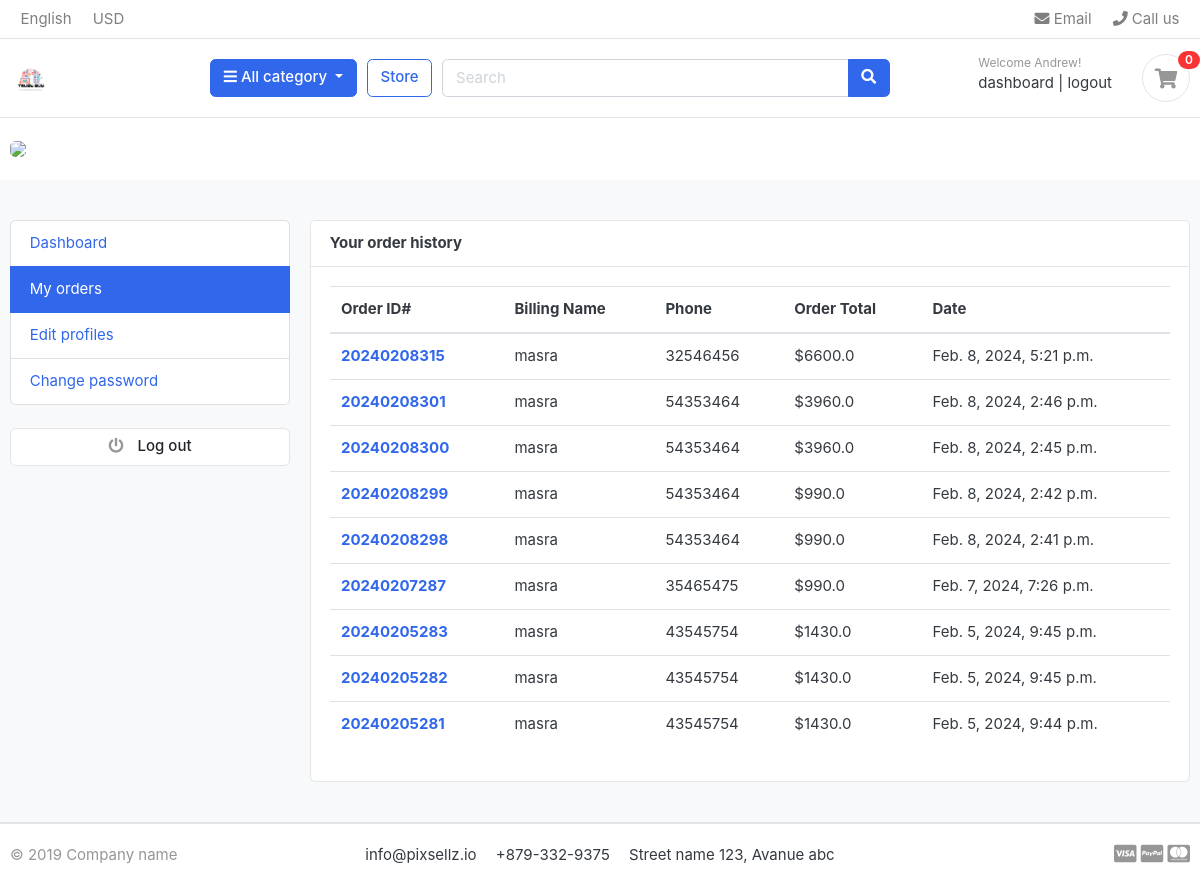
The app's page /accounts/my_orders/ (signed in) with its own data.
### Accounts/models.py (models this page shows, shortened)
class Account(AbstractBaseUser):
    first_name = models.CharField(max_length=15)
    last_name = models.CharField(max_length=15)
    username = models.CharField(max_length=30, unique=True)
    phonenumber = models.CharField(max_length=13)
    email = models.EmailField(max_length=50, unique=True)
    data_joined = models.DateTimeField(auto_now_add=True)
    last_login = models.DateTimeField(auto_now_add=True)
    is_admin = models.BooleanField(default=False)
    is_staff = models.BooleanField(default=False)
    is_active = models.BooleanField(default=True)
    is_anonymous = models.BooleanField(default=False)
    is_superadmin = models.BooleanField(default=False)
    USERNAME_FIELD = 'email'
    REQUIRED_FIELDS = ['username', 'first_name', 'last_name']
    objects = MyAccountManager()

### Orders/models.py (models this page shows, shortened)
class Order(models.Model):
    STATUS = (
        ('New', 'New'),
        ('Accepted', 'Accepted'),
        ('Completed', 'Completed'),
        ('Cancelled', 'Cancelled'),
    )
    user = models.ForeignKey(Account, on_delete=models.SET_NULL, null=True)
    payment = models.ForeignKey(Payment, on_delete=models.SET_NULL, blank=True, null=True)
    order_number = models.CharField(max_length=20)
    first_name = models.CharField(max_length=50)
    last_name = models.CharField(max_length=50)
    phone = models.CharField(max_length=20)
    email = models.EmailField(max_length=50)
    address_line_1 = models.CharField(max_length=50)
    address_line_2 = models.CharField(max_length=50, blank=True)
    country = models.CharField(max_length=50)
    state = models.CharField(max_length=50)
    city = models.CharField(max_length=50)
    order_note = models.CharField(max_length=100, blank=True)
    order_total = models.FloatField()
    tax = models.FloatField()
    status = models.CharField(max_length=20, choices=STATUS, default='New')
    ip = models.CharField(max_length=20, blank=True)
    is_ordered = models.BooleanField(default=False)
    created_at = models.DateTimeField(auto_now_add=True)
    updated_at = models.DateTimeField(auto_now=True)

### Accounts/views.py (the view)
# urls.py: path('my_orders/', views.my_orders, name='my_orders'),
@login_required(login_url='login')
def my_orders(request):
    orders = Order.objects.filter(user=request.user, is_ordered=True).order_by('-created_at')
    context = {
        'orders': orders
    }
    return render(request, 'Accounts/my_orders.html', context)

### Cart/context_processors.py (called while the page is built)
def counter(request):
    item_count = 0
    if 'admin' in request.path:
        return {}
    else:
        try:
            cart = Cart.objects.filter(cart_id=_cart_id(request))
            if request.user.is_authenticated:
                cart_items = CartItem.objects.all().filter(user=request.user, is_active=True)
            else:
                cart_items = CartItem.objects.all().filter(cart=cart[:1])
            for cart_item in cart_items:
                item_count += cart_item.quantity
        except Cart.DoesNotExist:
            item_count = 0
    return dict(item_count=item_count)

### Cart/views.py (called while the page is built)
def _cart_id(request):
    cart = request.session.session_key
    if not cart:
        cart = request.session.create()
    return cart

### store/context_processors.py (called while the page is built)
def menu_links(request):
    links = Category.objects.values('name', 'slug')
    return dict(links=links)

### Accounts/templates/Accounts/my_orders.html (shortened to what this page needs)
{% extends 'store/index.html' %}
{% block content %}
<section class="section-conten padding-y bg">
<div class="container">
	<div class="row">
	{% include 'Accounts/includes/dashboard_slidebar.html' %}
	<main class="col-md-9">
		<article class="card">
		<header class="card-header">
			<strong class="d-inline-block mr-3">Your order history</strong>
		</header>
		<div class="card-body">
			<div class="row">
				<div class="col-md-12">
					<table class="table table-hover">
					  <thead>
						<tr>
						  <th scope="col">Order ID#</th>
						  <th scope="col">Billing Name</th>
						  <th scope="col">Phone</th>
						  <th scope="col">Order Total</th>
						  <th scope="col">Date</th>
						</tr>
					  </thead>
					  <tbody>
					  {% for order in orders %}
						<tr>
							<th scope="row"><a href="{% url 'order_detail' order.order_number %}">{{order.order_number}}</a></th>
						  <td>{{order.address_line_1}}</td>
						  <td>{{order.phone}}</td>
						  <td>${{order.order_total}}</td>
						  <td>{{order.created_at}}</td>
						</tr>
					  {% endfor %}
					  </tbody>
					</table>
				</div>
			</div>
		</div>
		</article>
	</main>
</div>
</div>
</section>
{% endblock %}

### store/templates/store/index.html (shortened to what this page needs)
{% load static %}
<!DOCTYPE HTML>
<html lang="en">
<head>
<link href="{% static 'css/bootstrap.css' %}" rel="stylesheet" type="text/css"/>
<link href="{% static 'fonts/fontawesome/css/all.min.css' %}" type="text/css" rel="stylesheet">
<link href="{% static 'css/ui.css' %}" rel="stylesheet" type="text/css"/>
<link href="{% static 'css/responsive.css' %}" rel="stylesheet" media="only screen and (max-width: 1200px)" />
<link href="{% static 'css/custom.css' %}" rel="stylesheet" type="text/css"/>
</head>
<body>
<header class="section-header">
<nav class="navbar p-md-0 navbar-expand-sm navbar-light border-bottom">
<div class="container">
  <div class="collapse navbar-collapse" id="navbarTop4">
    <ul class="navbar-nav mr-auto">
    	<li class="nav-item dropdown">
		 	<a href="#" class="nav-link">   English </a>
		</li>
		<li class="nav-item dropdown">
			<a href="#" class="nav-link"> USD </a>
		</li>
    </ul>
    <ul class="navbar-nav">
		<li><a href="#" class="nav-link"> <i class="fa fa-envelope"></i> Email </a></li>
		<li><a href="#" class="nav-link"> <i class="fa fa-phone"></i> Call us </a></li>
	</ul>
  </div>
</div>
</nav>
<section class="header-main border-bottom">
	<div class="container">
<div class="row align-items-center">
	<div class="col-lg-2 col-md-3 col-6">
		<a href="{% url 'home' %}" class="brand-wrap">
			<img class="logo" src="{% static './images/logo.png' %}">
		</a>
	</div>
	<div class="col-lg col-sm col-md col-6 flex-grow-0">
		<div class="category-wrap dropdown d-inline-block float-right">
			<button type="button" class="btn btn-primary dropdown-toggle" data-toggle="dropdown">
				<i class="fa fa-bars"></i> All category
			</button>
		</div>
	</div>
	<a href="{% url 'store' %}" class="btn btn-outline-primary">Store</a>
	<div class="col-lg  col-md-6 col-sm-12 col">
		<form action="{% url 'search' %}" class="search">
			<div class="input-group w-100">
			    <input type="text" class="form-control" style="width:60%;" placeholder="Search", name="keyword">
			    <div class="input-group-append">
			      <button class="btn btn-primary" type="submit">
			        <i class="fa fa-search"></i>
			      </button>
			    </div>
		    </div>
		</form>
	</div>
	<div class="col-lg-3 col-sm-6 col-8 order-2 order-lg-3">
				<div class="d-flex justify-content-end mb-3 mb-lg-0">
					{% if user.is_authenticated %}
					<div class="widget-header">
						<small class="title text-muted">Welcome {{user.first_name}}!</small>
						<div>
							<a href="{% url 'dashboard' %}">dashboard</a> <span class="dark-transp"> | </span>
							<a href="{% url 'logout' %}"> logout</a>
						</div>
					</div>
					{% endif %}
					<a href="{% url 'cart' %}" class="widget-header pl-3 ml-3">
						<div class="icon icon-sm rounded-circle border"><i class="fa fa-shopping-cart"></i></div>
						<span class="badge badge-pill badge-danger notify">{{item_count}}</span>
					</a>
				</div>
			</div>
</div>
	</div>
</section>
</header>
<section class="section-intro padding-y-sm">
<div class="container">
<div class="intro-banner-wrap">
	<img src="{% static 'images/banners/1.jpg' %}" class="img-fluid rounded">
</div>
</div>
</section>
{% block content %}
{% endblock %}
<footer class="section-footer border-top">
	<div class="container">
		<section class="footer-bottom border-top row">
			<div class="col-md-2">
				<p class="text-muted"> &copy 2019 Company name </p>
			</div>
			<div class="col-md-8 text-md-center">
				<span  class="px-2">info@pixsellz.io</span>
				<span  class="px-2">+879-332-9375</span>
				<span  class="px-2">Street name 123, Avanue abc</span>
			</div>
			<div class="col-md-2 text-md-right text-muted">
				<i class="fab fa-lg fa-cc-visa"></i>
				<i class="fab fa-lg fa-cc-paypal"></i>
				<i class="fab fa-lg fa-cc-mastercard"></i>
			</div>
		</section>
	</div>
</footer>
</body>
</html>

### static/css/ui.css (style rules this page uses)
html { font-family: "Inter", sans-serif; font-size: 15px; }
.icon-xs, .icon-sm, .icon-md, .icon-lg { display: inline-block; text-align: center; flex-shrink: 0; flex-grow: 0; }
.icon-sm { width: 48px; height: 48px; line-height: 48px !important; font-size: 20px; }
.padding-y { padding-top: 40px; padding-bottom: 40px; }
.padding-y-sm { padding-top: 20px; padding-bottom: 20px; }
article:after, .form-group:after { display: block; clear: both; content: ""; }
.bg { background-color: #f8f9fa; }
p:last-child { margin-bottom: 0; }
.header-main { position: relative; padding-top: 1rem; padding-bottom: 1rem; }
.brand-wrap .logo, .navbar-brand .logo { margin-right: 7px; max-height: 42px; display: inline-block; }
.widget-header { display: inline-block; vertical-align: middle; position: relative; }
.widget-header a { color: #343a40; }
.widget-header i { color: #969696; }
.widget-header .title { display: block; }
.widget-header .notify { position: absolute; top: -3px; right: -10px; }
.footer-bottom { padding-top: 20px; padding-bottom: 20px; }
.notify { position: absolute; top: -4px; right: -10px; display: inline-block; padding: 0.25em 0.6em; font-size: 12px; line-height: 1; text-align: center; border-radius: 3rem; color: #fff; background-color: #fa3434; }

### records on screen
Account: first_name "Andrew"
Order: order_number "20240208315", address_line_1 "masra", phone "32546456", order_total "6600.0", created_at "Feb. 8, 2024, 5:21 p.m."
Order: order_number "20240208301", address_line_1 "masra", phone "54353464", order_total "3960.0", created_at "Feb. 8, 2024, 2:46 p.m."
Order: order_number "20240208300", address_line_1 "masra", phone "54353464", order_total "3960.0", created_at "Feb. 8, 2024, 2:45 p.m."
Order: order_number "20240208299", address_line_1 "masra", phone "54353464", order_total "990.0", created_at "Feb. 8, 2024, 2:42 p.m."
Order: order_number "20240208298", address_line_1 "masra", phone "54353464", order_total "990.0", created_at "Feb. 8, 2024, 2:41 p.m."
Order: order_number "20240207287", address_line_1 "masra", phone "35465475", order_total "990.0", created_at "Feb. 7, 2024, 7:26 p.m."
Order: order_number "20240205283", address_line_1 "masra", phone "43545754", order_total "1430.0", created_at "Feb. 5, 2024, 9:45 p.m."
Order: order_number "20240205282", address_line_1 "masra", phone "43545754", order_total "1430.0", created_at "Feb. 5, 2024, 9:45 p.m."
Order: order_number "20240205281", address_line_1 "masra", phone "43545754", order_total "1430.0", created_at "Feb. 5, 2024, 9:44 p.m."

### other values on screen
{{ item_count }} "0"
